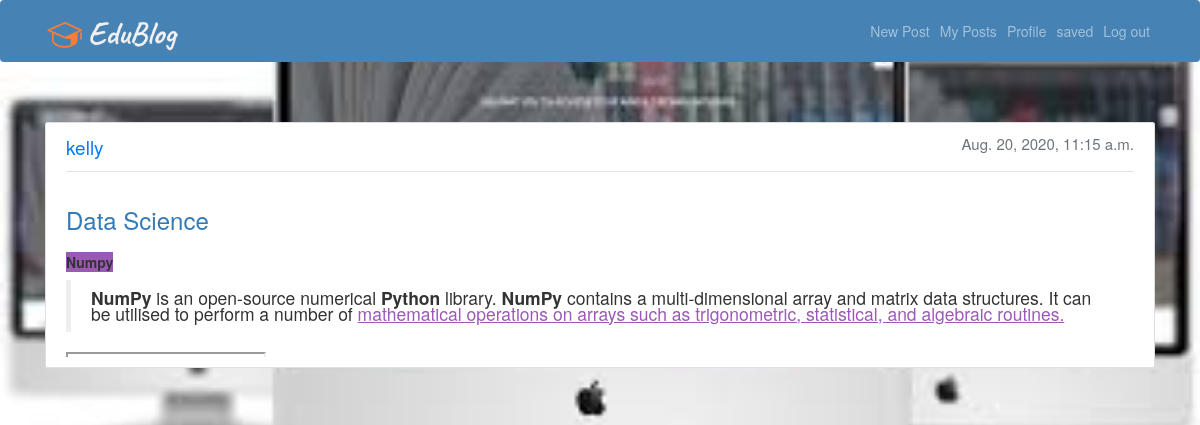
The page /posts/user/13 (signed in) on the database its author committed.
### posts/models.py (models this page shows, shortened)
class Post(models.Model):
    user = models.ForeignKey(User, related_name='posts',
                             on_delete=models.CASCADE)
    title=models.CharField(max_length=50)
    created_at = models.DateTimeField(auto_now=True)
    message =  RichTextField(blank=True,null=True)
    message_html = models.TextField(editable=False)
    likes = models.ManyToManyField(User, related_name='likes', blank=True)
    favourite = models.ManyToManyField(User, related_name='favorite', blank=True)
    class Meta:
        ordering = ['-created_at']
        unique_together = ['user', 'message']

### accounts/models.py (models this page shows)
class User(AbstractUser):
    is_student = models.BooleanField(default=False)
    is_faculty = models.BooleanField(default=False)
    first_name = models.CharField(max_length=100)
    last_name = models.CharField(max_length=100)

### posts/views.py (the view)
# urls.py: path('user/<int:pk>',views.UserPostList.as_view(),name='user-posts'),
@method_decorator([login_required], name='dispatch')
class UserPostList(ListView):
    model = Post
    context_object_name = 'posts'
    template_name = 'posts/user_posts.html'
    paginate_by = 5
    def get_queryset(self,*args,**kwargs):
            user = User.objects.get(id=self.kwargs['pk'])
            return Post.objects.filter(user=user)

### posts/templates/posts/user_posts.html (shortened to what this page needs)
{% extends "base.html" %}
{% block content %}
      {% for post in posts %}
          <div class="card" style="padding: 10px 20px;margin-bottom: 30px;">
            <table class="table mb-0">
                <div style="padding-bottom: 1px;margin-bottom: 15px;border-bottom: 1px solid #e3e3e3">
                  <p><a href=" {% url 'posts:user-posts' post.user.pk %} " style="color:#007bff;font-size:19px">{{post.user}}</a> <span class="text-muted" style="float:right;font-size:15px">{{post.created_at }}</span></p>
                </div>
                <h3 style="color: #444444;" class="align-middle"><a href="{% url 'posts:post-detail' post.pk %}">{{ post.title }}</a></h3>
                <div class="text">
                  <p>{{post.message|safe|truncatewords:120}} {% if post.message|wordcount > 120 %}<a href="{% url 'posts:post-detail' post.pk %}">read more</a>{% endif %}</p>
                </div>
            </table>
          </div>
      {% empty %}
        <tr>
          <td class="bg-light text-center font-italic" colspan="5">You haven't created any post yet.</td>
        </tr>
      {% endfor %}
{% endblock %}

### rows shown on the page
Post: user "kelly", created_at "Aug. 20, 2020, 11:15 a.m.", title "Data Science", message "Numpy NumPy is an open-source numerical Python library. NumPy contains a multi-dimensional array and matrix data structures. It can be utilised to perform a number of mathematical operations on arrays such as trigonometric, statistical, and algebraic routines."
